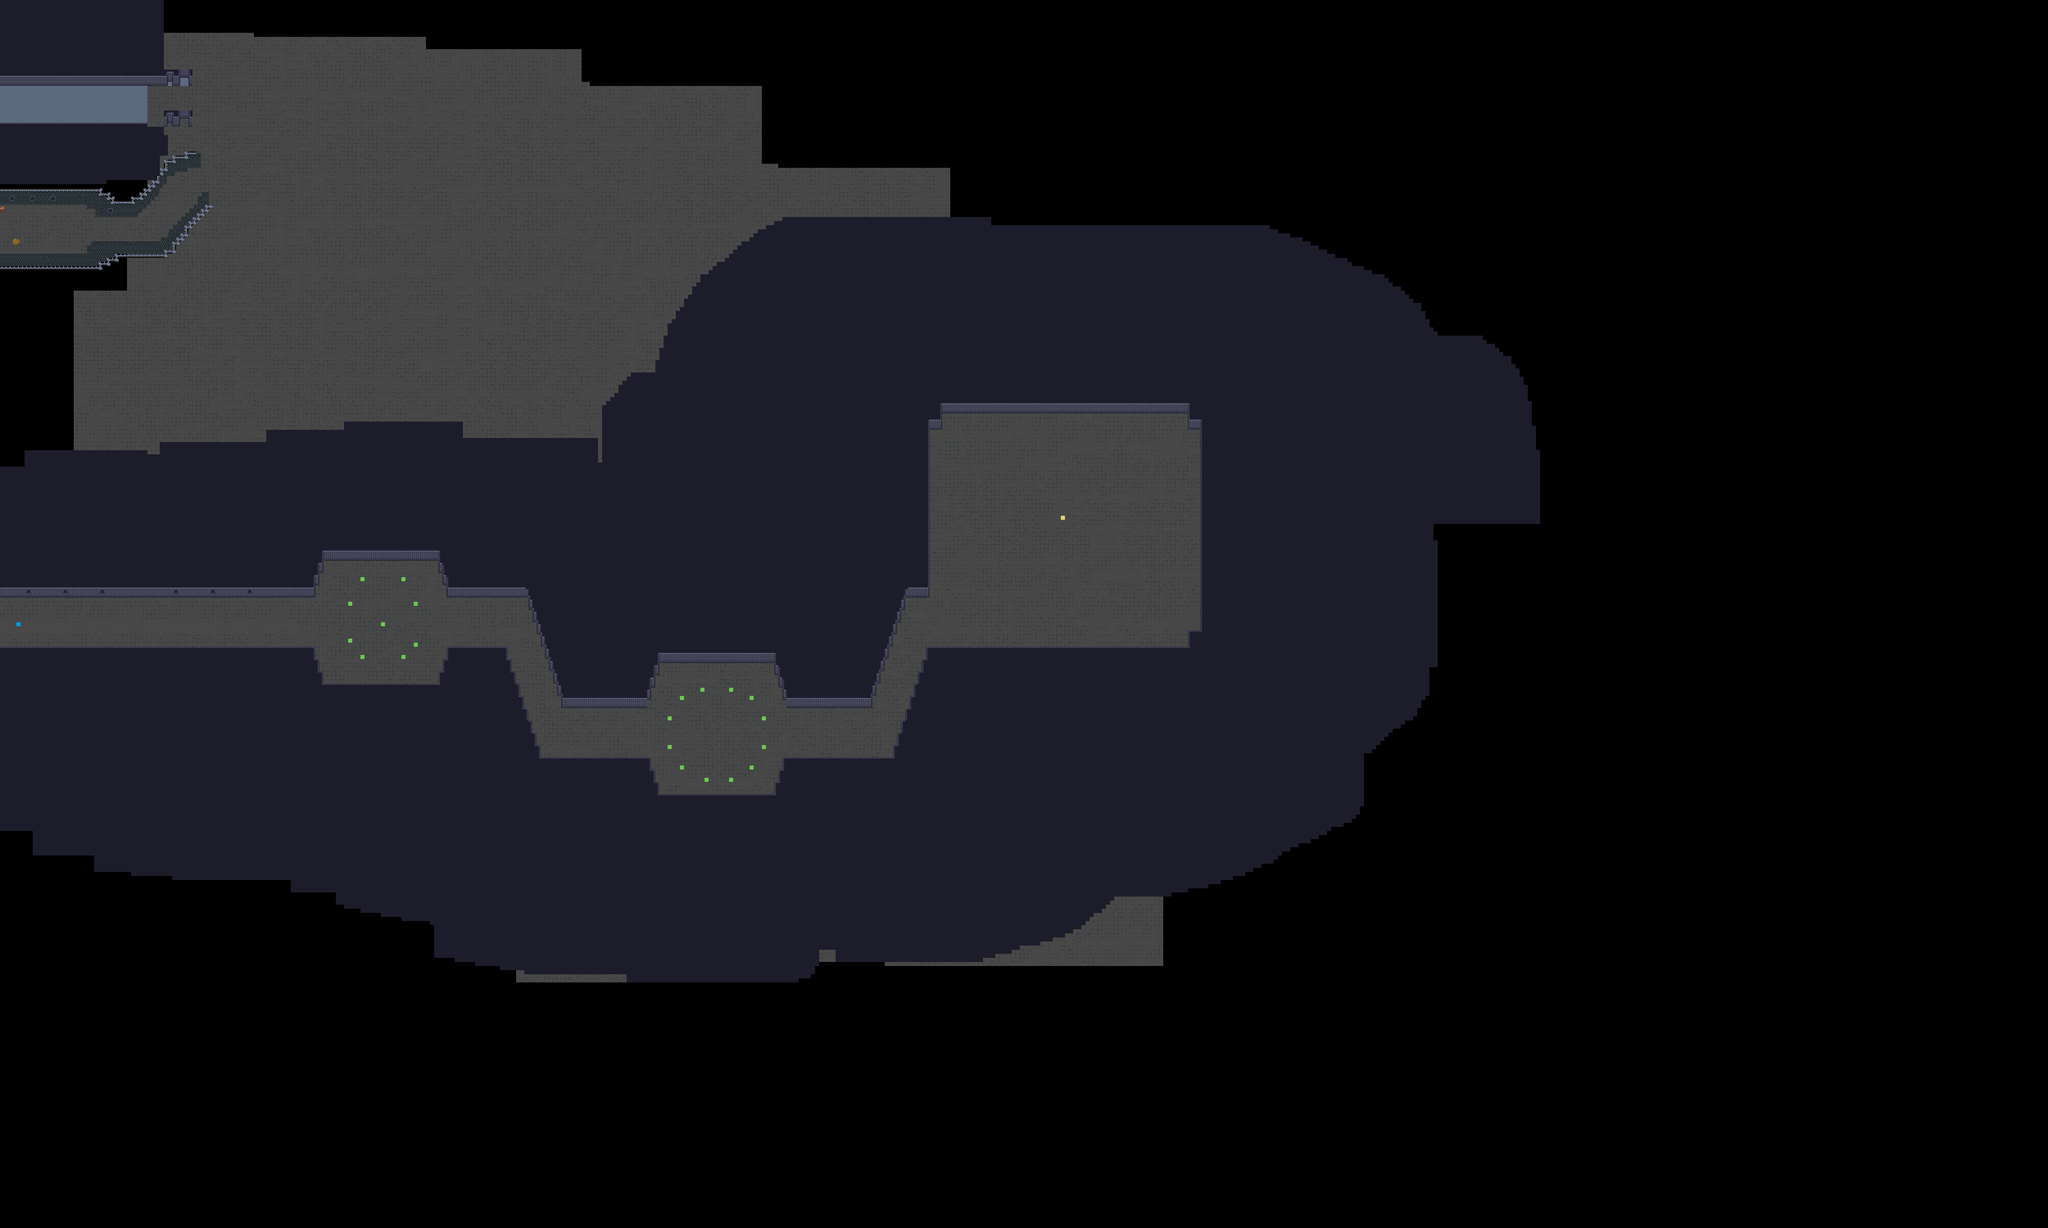

The image is a tile-based game level rendered from a .tmx file. Its description and source (layers, tilesets, objects; grid data summarised) follow:
An orthogonal 500x300 tile map with 16x16 px tiles, 7 tile layers (floor, walls, other, embient, ...), 3 tilesets.

<map version="1.10" tiledversion="1.11.2" orientation="orthogonal" renderorder="right-down" width="500" height="300" tilewidth="16" tileheight="16" infinite="0" nextlayerid="10" nextobjectid="7">
 <tileset firstgid="1" source="level 2 - castle.tsx" />
 <tileset firstgid="145" source="walls_floor.tsx" />
 <tileset firstgid="638" source="../spr_tileset_sunnysideworld.tsx" />
 <layer id="1" name="floor" width="500" height="300">
  <data>[150000 cells, 53334 non-empty, 26 distinct tile ids]</data>
 </layer>
 <layer id="2" name="walls" width="500" height="300">
  <data>[150000 cells, 41312 non-empty, 68 distinct tile ids]</data>
 </layer>
 <layer id="4" name="other" width="500" height="300">
  <data>[150000 cells, 5978 non-empty, 9 distinct tile ids]</data>
 </layer>
 <layer id="5" name="embient" width="500" height="300">
  <data>[150000 cells, 30 non-empty, 12 distinct tile ids]</data>
 </layer>
 <layer id="7" name="skelets" width="500" height="300">
  <data>[150000 cells, 22 non-empty, 2 distinct tile ids]</data>
 </layer>
 <layer id="8" name="player" width="500" height="300">
  <data>[150000 cells, 1 non-empty, 1 distinct tile ids]</data>
 </layer>
 <layer id="9" name="boss" width="500" height="300">
  <data>[150000 cells, 1 non-empty, 1 distinct tile ids]</data>
 </layer>
</map>
